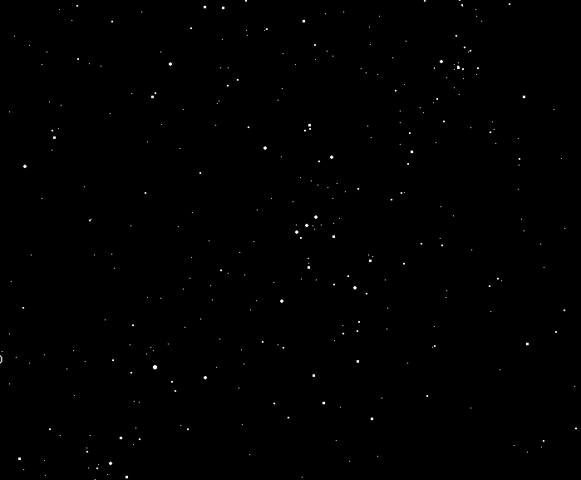
#> input picture pictures/sky.png, 581 x 480 px
$ python project_v2.1.py   (Python 2 division)   (older library calls are emulated)
#> lines starting #> are read from the running program, lines starting #| are printed output that depends on the picture
import numpy as np
import pylab # Dio od matplotlib.
import mahotas as mh
import cv2

image = cv2.imread('pictures/sky.png', 0) # Ucitavamo sliku u grayscale prikazu.
#> image is the input picture: shape (480, 581); min 0, max 255, mean 0.6

filtered = mh.gaussian_filter(image, 10) # Koristimo gauss filter za izostravanje slike.
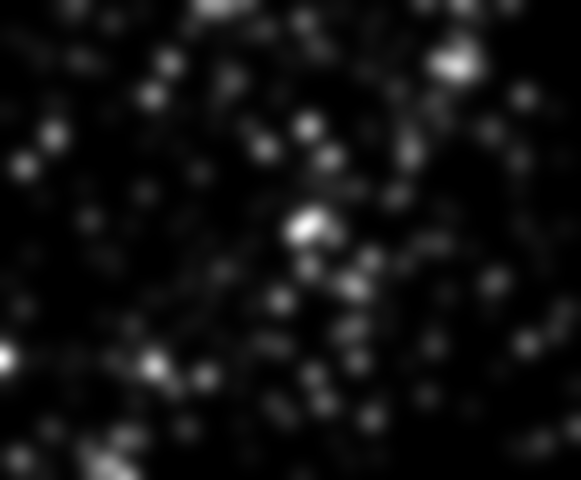
#> filtered: shape (480, 581) float64; min 0, max 8.26, mean 0.582; drawn with min black and max white
result = filtered.astype('uint8') # Funckija mh.gaussian_filter() postavlja vrijednost varijable u float64.
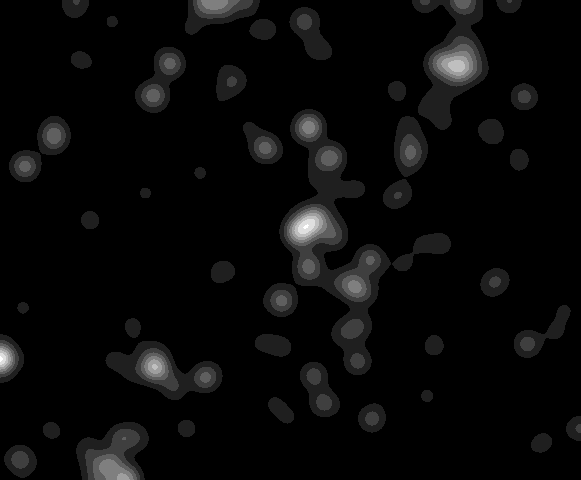
#> result: shape (480, 581); min 0, max 8, mean 0.285; drawn with min black and max white
#> (the run stopped early here; a loop or call above may not have finished)
